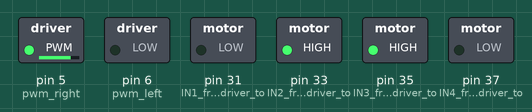
Recording of a sketch running on a simulated Arduino Mega 2560, built with avr-gcc and run on an emulated ATmega2560. Parts: switched loads named in the sketch (green lamp = pin HIGH).

Above: at 0.05 s.
At 31.95 s:
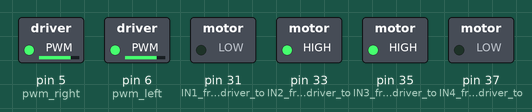
Timing chart, 0 to 48.3 s (numbered marks = the images above):
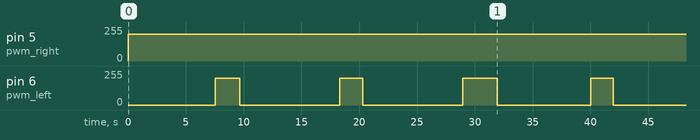

Measured:
- by itself, pin 5 (pwm_right): 0/255 → 200/255 at 0.00 s
- by itself, pin 6 (pwm_left): repeats every 42.0 s: 0/255 8.6 s, 200/255 2.0 s, 0/255 8.6 s, 200/255 3.0 s, 0/255 8.1 s, 200/255 2.0 s, 0/255 7.5 s, 200/255 2.2 s

The sketch:

test2.ino
```cpp
const byte pwm_left = 6;
const byte pwm_right = 5;
void setup() {
  // put your setup code here, to run once:
pinMode(31,OUTPUT); //IN1 from motor driver to 28th pin of arduino mega
pinMode(33,OUTPUT); //IN2 from motor driver to 30th pin of arduino mega
pinMode(35,OUTPUT); //IN3 from motor driver to 32nd pin of arduino mega
pinMode(37,OUTPUT); //IN4 from motor driver to 34th pin of arduino mega
Serial.begin(9600);
digitalWrite(31,LOW); //right motor
digitalWrite(33,HIGH);  //right motor
digitalWrite(35,HIGH); // left motor
digitalWrite(37,LOW); //left motor
}

void loop() {
  // put your main code here, to run repeatedly:
 analogWrite(pwm_left,0);
 analogWrite(pwm_right,200);
 delay(7530);
 analogWrite(pwm_left,200);
 analogWrite(pwm_right,200);
 delay(2150);
 analogWrite(pwm_left,0);
 analogWrite(pwm_right,200);
 delay(8640);
 analogWrite(pwm_left,200);
 analogWrite(pwm_right,200);
 delay(2000);
 analogWrite(pwm_left,0);
 analogWrite(pwm_right,200);
 delay(8620);
 analogWrite(pwm_left,200);
 analogWrite(pwm_right,200);
 delay(3010);
 analogWrite(pwm_left,0);
 analogWrite(pwm_right,200);
 delay(8060);
 analogWrite(pwm_left,200);
 analogWrite(pwm_right,200);
 delay(1960);


}
```
